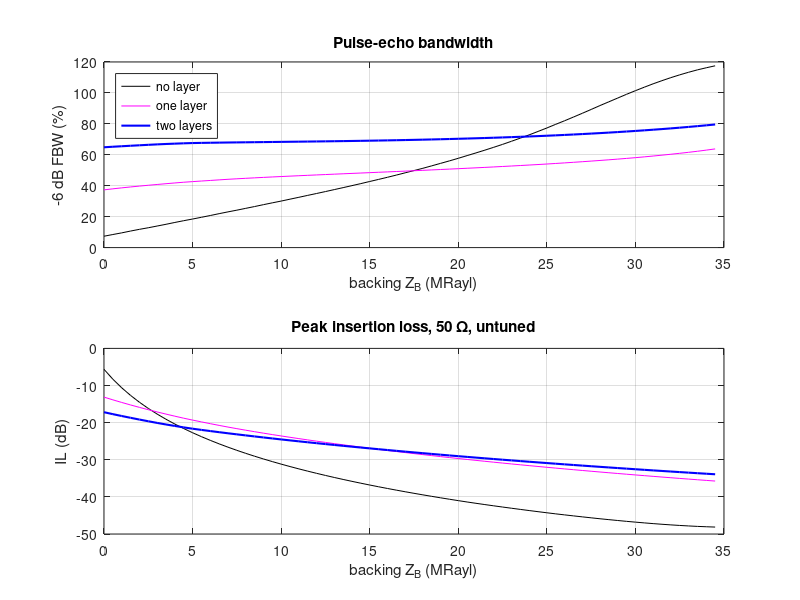
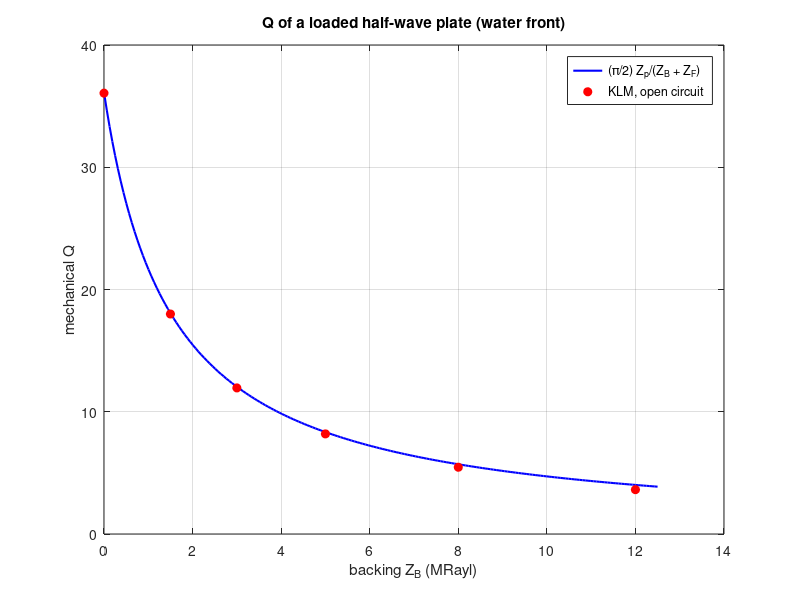

Write the MATLAB code that produced these figures, in order.
%% m16_backing_tradeoff.m  Backing impedance vs bandwidth, insertion loss and ring-down (KLM/ABCD)
% Purpose : sweep the backing impedance ZB of a 5 MHz PZT-5H plate radiating into water, with no
%           matching layer, one layer (Zp^1/3 ZL^2/3) or two layers (Zp^4/7 ZL^3/7, Zp^1/7 ZL^6/7),
%           untuned, 50 ohm source and receiver. Report the -6 dB fractional bandwidth, the peak
%           insertion loss IL = 20 log10|2H| and the -40 dB envelope length, and check the mechanical
%           Q formula Q = (pi/2) Zp/(ZB + ZF) against the open-circuit KLM response.
% Change  : the layer set, material, R, the ZB grid.
% Expected: no matching: FBW 7 -> 19 -> 30 -> 58 -> 118 % and IL -5.6 -> -22.7 -> -31.2 -> -41.0 -> -48.1 dB
%           at ZB = 0, 5, 10, 20, 34.5 MRayl; two layers: 65-80 % at -17 to -34 dB.
clear; close all; rng(1);

e0   = 8.854187817e-12;
mm   = @(M,N) [M(:,1).*N(:,1)+M(:,2).*N(:,3), M(:,1).*N(:,2)+M(:,2).*N(:,4), ...
               M(:,3).*N(:,1)+M(:,4).*N(:,3), M(:,3).*N(:,2)+M(:,4).*N(:,4)];
ser  = @(Z) [ones(size(Z)), Z, zeros(size(Z)), ones(size(Z))];
shu  = @(Y) [ones(size(Y)), zeros(size(Y)), Y, ones(size(Y))];
xfm  = @(p) [p, zeros(size(p)), zeros(size(p)), 1./p];
tl   = @(Z,th) [cos(th), 1i*Z.*sin(th), 1i*sin(th)./Z, cos(th)];
zlin = @(Z,th,ZT) Z.*(ZT.*cos(th)+1i*Z.*sin(th))./(Z.*cos(th)+1i*ZT.*sin(th));
kof   = @(f,P) 2*pi*f ./ (P.v*sqrt(1+1i/P.Qm));
Z0of  = @(P) P.rho*P.v*sqrt(1+1i/P.Qm)*P.A;
C0of  = @(P) P.er*e0*(1-1i*P.tand)*P.A/P.d;
hof   = @(P) P.kt*sqrt(P.rho*P.v^2*P.er*e0)/(P.er*e0*(1-1i*P.tand));
X1of  = @(f,P) hof(P)^2*sin(kof(f,P)*P.d)./((2*pi*f).^2*Z0of(P));
phiof = @(f,P) 2*hof(P)*sin(kof(f,P)*P.d/2)./(2*pi*f*Z0of(P));
klm   = @(f,P,ZB) mm(mm(mm(mm(ser(1./(1i*2*pi*f*C0of(P))), ser(1i*X1of(f,P))), xfm(phiof(f,P))), ...
        shu(1./zlin(Z0of(P)*ones(size(f)), kof(f,P)*P.d/2, ZB*ones(size(f))))), tl(Z0of(P)*ones(size(f)), kof(f,P)*P.d/2));

fa = 5e6; P = struct('rho',7500,'v',4600,'kt',0.51,'er',1470,'Qm',65,'tand',0.02,'d',4600/(2*fa),'A',1.5e-6);
Zp = P.rho*P.v/1e6; ZLm = 1.5; ZL = ZLm*1e6*P.A; R = 50; fm = 0.9*fa;
sets = {'none', [], []; 'one layer', Zp^(1/3)*ZLm^(2/3), 2500; 'two layers', [Zp^(4/7)*ZLm^(3/7), Zp^(1/7)*ZLm^(6/7)], [2800 2400]};
Nfft = 1024; fs = 25.6*fa; df = fs/Nfft; fg = (0:Nfft/2)'*df; fg(1) = 1e-3*df; lim = round(2*fa/df);
wlp = ones(size(fg)); bnd = fg > 2*fa & fg < 2.5*fa; wlp(bnd) = 0.5*(1+cos(pi*(fg(bnd)-2*fa)/(0.5*fa))); wlp(fg >= 2.5*fa) = 0;
ZBs = 0:0.5:34.5;
res = zeros(numel(ZBs), 3, size(sets,1));                  % [FBW %, IL dB, -40 dB length us]

%% Sweep
for s = 1:size(sets,1)
    for q = 1:numel(ZBs)
        M = klm(fg, P, ZBs(q)*1e6*P.A);
        for L = 1:numel(sets{s,2})
            Zl = sets{s,2}(L); vl = sets{s,3}(L);
            M = mm(M, tl(Zl*1e6*P.A*ones(size(fg)), 2*pi*fg/vl*vl/(4*fm)));
        end
        Dn = M(:,1)*ZL + M(:,2) + R*(M(:,3)*ZL + M(:,4)); H = 2*R*ZL./Dn.^2;
        mag = abs(H(2:lim)); fb = fg(2:lim); [pk, ip] = max(mag); lev = pk/2;
        i1 = find(mag(1:ip) <= lev, 1, 'last'); i2 = ip - 1 + find(mag(ip:end) <= lev, 1, 'first');
        if isempty(i1), fl = fb(1); else fl = fb(i1) + (lev-mag(i1))/(mag(i1+1)-mag(i1))*(fb(i1+1)-fb(i1)); end
        fu = fb(i2-1) + (lev-mag(i2-1))/(mag(i2)-mag(i2-1))*(fb(i2)-fb(i2-1));
        Hs = zeros(Nfft,1); Hs(2:Nfft/2) = 2*H(2:Nfft/2).*wlp(2:Nfft/2); env = abs(ifft(Hs)); [epk, ie] = max(env);
        a = ie; while a > 1 && env(a) > 0.01*epk, a = a-1; end
        b = ie; while b < Nfft && env(b) > 0.01*epk, b = b+1; end
        res(q,:,s) = [100*(fu-fl)/((fu+fl)/2), 20*log10(2*pk), (b-a)/fs*1e6];
    end
end
fprintf('  ZB (MRayl) |  none: FBW  IL    t40  | one layer: FBW  IL    t40 | two layers: FBW  IL    t40\n');
for zb = [0 5 10 20 34.5]
    q = find(abs(ZBs-zb) < 1e-9);
    fprintf('   %5.1f     | %6.1f %6.1f %5.2f   | %8.1f %6.1f %5.2f     | %8.1f %6.1f %5.2f\n', zb, res(q,:,1), res(q,:,2), res(q,:,3));
end
fprintf('  (t40 = 8.00 us means the ring-down exceeds the %0.f us analysis window)\n', Nfft/fs*1e6);

%% Q check: open-circuit (R = 10 Mohm) transmit force of the bare, lossless plate
PL = P; PL.Qm = Inf; PL.tand = 0; fq = (3e6:2.5e3:7e6)';
ZBq = [0 1.5 3 5 8 12]; Qs = zeros(size(ZBq));
for q = 1:numel(ZBq)
    M = klm(fq, PL, ZBq(q)*1e6*P.A); D = M(:,1)*ZL + M(:,2) + 1e7*(M(:,3)*ZL + M(:,4)); F = abs(ZL./D);
    [pk, ip] = max(F); i1 = find(F(1:ip) < pk/sqrt(2), 1, 'last'); i2 = ip - 1 + find(F(ip:end) < pk/sqrt(2), 1, 'first');
    lv = pk/sqrt(2);   % interpolate the -3 dB crossings (grid samples alone bias Q low by ~1 %)
    fl = fq(i1) + (lv - F(i1))*(fq(i1+1) - fq(i1))/(F(i1+1) - F(i1));
    fu = fq(i2-1) + (lv - F(i2-1))*(fq(i2) - fq(i2-1))/(F(i2) - F(i2-1));
    Qs(q) = fq(ip)/(fu - fl);
end
Qth = pi/2*Zp./(ZBq + ZLm);
fprintf('\n  ZB    Q sim   Q = (pi/2) Zp/(ZB+ZF)   ratio\n');
fprintf('  %4.1f  %6.1f   %6.1f                %5.3f\n', [ZBq; Qs; Qth; Qs./Qth]);

%% Figures
figure('Name','backing trade-off');
subplot(2,1,1); plot(ZBs, res(:,1,1), 'k', ZBs, res(:,1,2), 'm', ZBs, res(:,1,3), 'b', 'LineWidth', 1.5); grid on;
xlabel('backing Z_B (MRayl)'); ylabel('-6 dB FBW (%)'); legend('no layer', 'one layer', 'two layers', 'Location', 'northwest'); title('Pulse-echo bandwidth');
subplot(2,1,2); plot(ZBs, res(:,2,1), 'k', ZBs, res(:,2,2), 'm', ZBs, res(:,2,3), 'b', 'LineWidth', 1.5); grid on;
xlabel('backing Z_B (MRayl)'); ylabel('IL (dB)'); title('Peak insertion loss, 50 \Omega, untuned');
figure('Name','Q formula');
zz = linspace(0, 12.5, 200);
plot(zz, pi/2*Zp./(zz+ZLm), 'b', 'LineWidth', 1.5); hold on; plot(ZBq, Qs, 'ro', 'MarkerFaceColor', 'r'); grid on;
xlabel('backing Z_B (MRayl)'); ylabel('mechanical Q'); legend('(\pi/2) Z_p/(Z_B + Z_F)', 'KLM, open circuit'); title('Q of a loaded half-wave plate (water front)');
